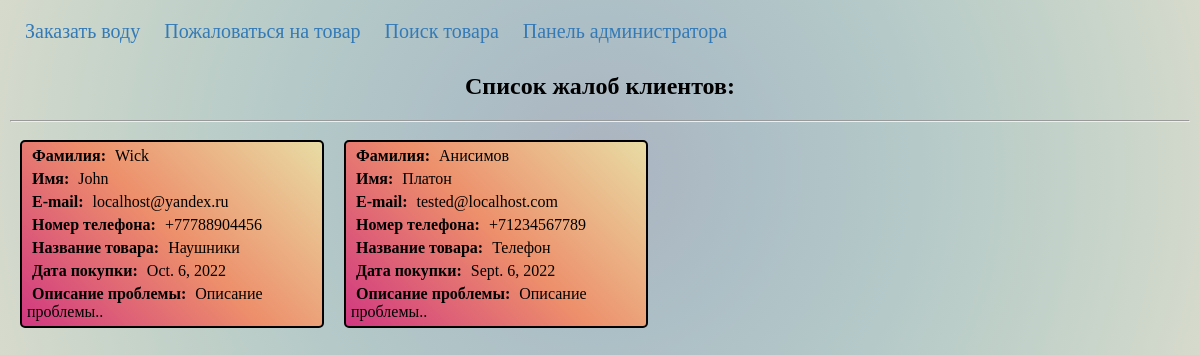
/task_2/complaints/, run on the app's committed database.
### task_2/models.py (models this page shows)
class Complaints(models.Model):
    last_name = models.CharField(max_length=50, verbose_name="Фамилия")
    first_name = models.CharField(max_length=50, verbose_name="Имя")
    e_mail = models.EmailField(verbose_name="E-mail")
    contacts = models.CharField(max_length=12, verbose_name="Контактный телефон")
    product_name = models.CharField(max_length=100, verbose_name="Название товара")
    purchase_date = models.DateField(
        auto_now=False, auto_now_add=False, verbose_name="Дата покупки"
    )
    problem_description = models.CharField(
        max_length=500, verbose_name="Описание проблемы"
    )

### task_2/views.py (the view)
# urls.py: path("complaints/", ComplaintsListView.as_view(), name="ComplaintsListView"),
class ComplaintsListView(ListView):
    model = Complaints
    template_name = "task_2/view_complaints.html"

### task_2/templates/task_2/view_complaints.html
{% extends "base.html" %}
{% block content %}
    <h2>Список жалоб клиентов:</h2>
    <hr>
    <div class="container">
        {% for item in object_list %}
        <div class="complaint-card">
            <div class="last-name-info">
                <p class="label">Фамилия: </p>
                <p>{{item.last_name}}</p>
            </div>
            <div class="first-name-info">
                <p class="label">Имя: </p>
                <p>{{item.first_name}}</p>
            </div>
            <div class="mail-info">
                <p class="label">E-mail: </p>
                <p>{{item.e_mail}}</p>
            </div>
            <div class="contacts-info">
                <p class="label">Номер телефона: </p>
                <p>{{item.contacts}}</p>
            </div>
            <div class="product-name-info">
                <p class="label">Название товара: </p>
                <p>{{item.product_name}}</p>
            </div>
            <div class="purchase-date-info">
                <p class="label">Дата покупки: </p>
                <p>{{item.purchase_date}}</p>
            </div>
            <div class="problem-description-info">
                <p class="label">Описание проблемы: </p>
                <p>{{item.problem_description}}</p>
            </div>
        </div>
        {% endfor %}
    </div>
{% endblock content %}

### frameworks_6_1/static/frameworks_6_1/style.css (style rules this page uses)
body { background-image: radial-gradient(circle, #abb3c0, #adbfc6, #b4c9c8, #c3d2c9, #d6dacc); font-family: Calibri; margin: 10px; }
h2 { text-align: center; }
.container { display: flex; flex-wrap: wrap; }
.order-card, .complaint-card, .goods-card { background: linear-gradient(45deg, #d13881, #ed8f6b, #e8dca4); width: 300px; height: auto; margin: 10px; border: 2px solid black; border-radius: 5px; }
.order-card div, .complaint-card div, .goods-card div { margin: 5px; }
.order-card p, .complaint-card p, .goods-card p { display: inline; }
.label { margin: 5px 5px; font-weight: bold; }

### data on the page
Complaints: last_name "Wick", first_name "John", e_mail "localhost@yandex.ru", contacts "+77788904456", product_name "Наушники", purchase_date "Oct. 6, 2022", problem_description "Описание проблемы.."
Complaints: last_name "Анисимов", first_name "Платон", e_mail "tested@localhost.com", contacts "+71234567789", product_name "Телефон", purchase_date "Sept. 6, 2022", problem_description "Описание проблемы.."
